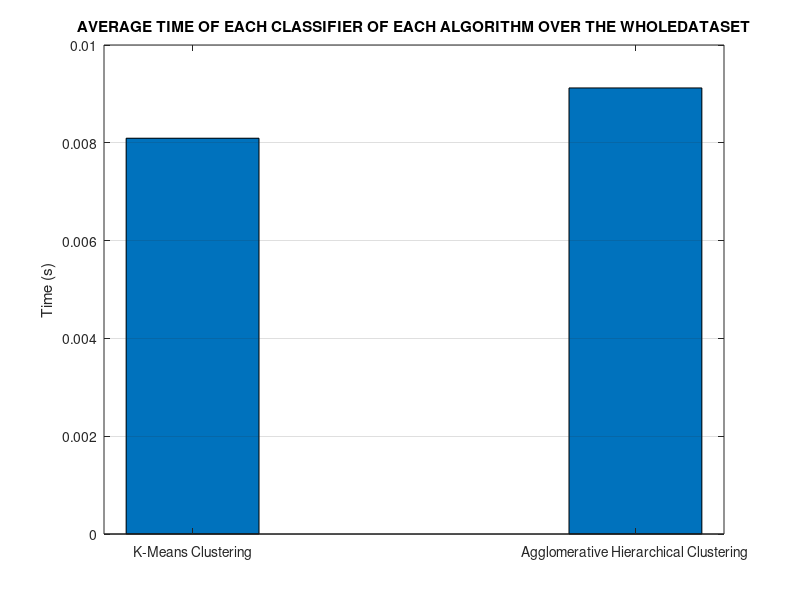

The MATLAB script that drew this image:
k_time=[0.0097835,0.0075335,0.00829,0.0090135,0.00589225,0.00891975,0.00694425,0.0070455,0.0097835,0.0075335,0.00829];
a_time=[0.009507,0.010582,0.007566,0.004728,0.005387,0.005569,0.005797,0.00942,0.008267,0.02518,0.008337];
timebar=[k_time;a_time];
figure;
bar(timebar);
grid on;
ylabel 'Time (s)';
set(gca,'XTickLabel',{'K-Means','Agglomerative Hierarchical Clustering'},'YGrid','on');
legend('PETAL WIDTH,PETAL LENGTH, SEPAL WIDTH & SEPAL LENGTH','PETAL LENGTH, SEPAL WIDTH & SEPAL LENGTH','PETAL WIDTH, PETAL LENGTH & SEPAL LENGTH','PETAL WIDTH, SEPAL WIDTH & SEPAL LENGTH','PETAL WIDTH, PETAL LENGTH & SEPAL LENGTH','SEPAL WIDTH & SEPAL LENGTH','PETAL LENGTH & SEPAL LENGTH','PETAL WIDTH & SEPAL LENGTH','PETAL LENGTH & SEPAL WIDTH','PETAL WIDTH & SEPAL WIDTH','PETAL WIDTH & PETAL LENGTH','location','best');
title('TIME COMPARISON')
%average timings
ktavg=mean(k_time);
ahtavg=mean(a_time);
bar([ktavg;ahtavg],0.3);
ylabel 'Time (s)';
set(gca,'XTickLabel',{'K-Means Clustering','Agglomerative Hierarchical Clustering'},'YGrid','on');
title('AVERAGE TIME OF EACH CLASSIFIER OF EACH ALGORITHM OVER THE WHOLEDATASET');